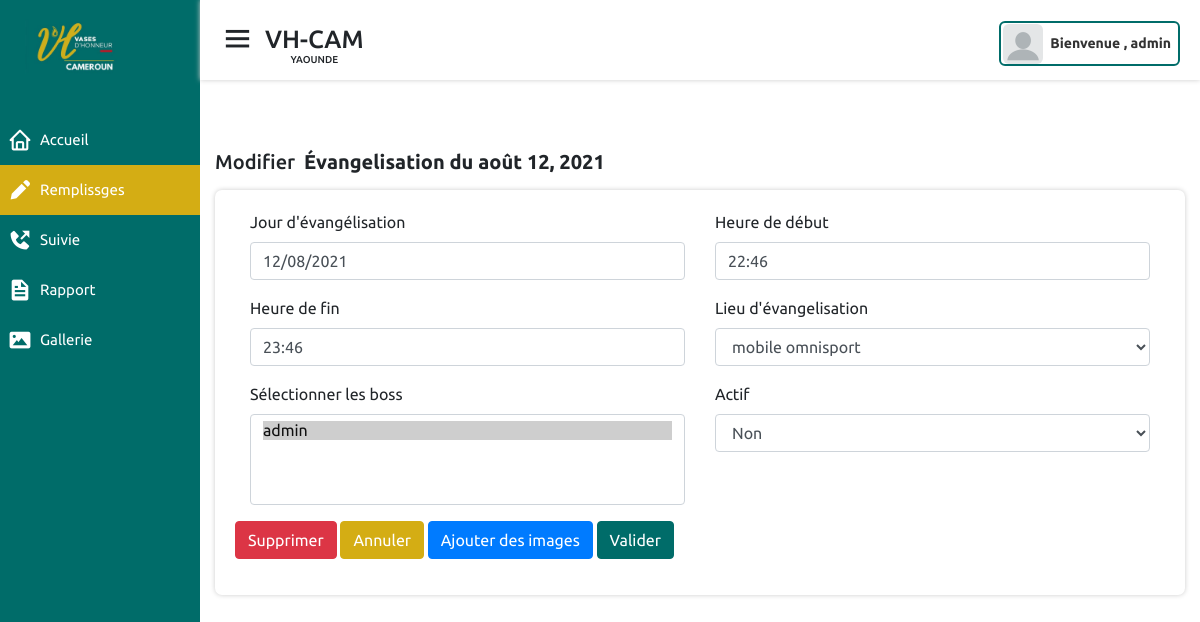
The app's page /evangelisations/remplissages/evangelisation/1/modifier (signed in) with its own data.
### remplissages/models.py (models this page shows, shortened)
class Evangelisation(models.Model):
    status = (
        ('oui', 'Oui'),
        ('non', 'Non')
    )
    day = models.DateField(verbose_name="Jour d'évangélisation", default=timezone.now)
    heure_de_debut = models.TimeField(default=timezone.now, verbose_name="Heure de début")
    heure_de_fin = models.TimeField(default=timezone.now, verbose_name="Heure de fin")
    site = models.ForeignKey(Site, related_name="evangelisations", verbose_name="Lieu d'évangelisation", on_delete=models.SET_NULL, blank=True,  null=True)
    author = models.ForeignKey(User, related_name='evangs',
                                on_delete=models.SET_NULL,
                                blank=True,
                                null=True,
                                verbose_name="créer par ")
    boss = models.ManyToManyField(User, related_name='participations', blank=True, verbose_name="Sélectionner les boss")
    observation = models.TextField(verbose_name="Observations", null=True, blank=True)
    actif = models.CharField(max_length=15, choices=status, default='non')

### remplissages/views.py (the view)
# urls.py: path('evangelisation/<int:pk>/modifier', views.change_rempl, name="change_rempl"),
@login_required
def change_rempl(request, pk):
    evang = None
    is_update = False
    form = None
    context = dict()
    try:
        evang = Evangelisation.objects.get(id=pk)
    except Evangelisation.DoesNotExist:
        raise Http404("Pages non disponible")
    if request.method == 'POST':
        form = EvangForm(instance=evang, data=request.POST)
        if form.is_valid():
            form.save()
            History.objects.create(
                user=request.user,
                content_object=f"{evang}",
                action_type="mise à jour de"
            )
            is_update = True
            context['is_update'] = is_update
            request.session['is_update_list'] = is_update
            request.session['evang_update'] = {'id':evang.id, 'evang_date':f"{evang.day.day}/{evang.day.month}/{evang.day.year}"}
            return redirect('rempl:liste_site')
    else:
        form = EvangForm(instance=evang)
    context['form'] = form
    context['evang'] = evang
    active = "index_rempl"
    context['active'] = active
    return render(request, 'remplissages/evang/update_evang.html', context)

### remplissages/forms.py (shortened to what this page needs)
class EvangForm(forms.ModelForm):
    class Meta:
        model = Evangelisation
        fields = ['day', 'heure_de_debut', 'heure_de_fin', 'site', 'boss', 'actif']

### remplissages/models.py (called while the page is built)
    def __str__(self):
        return self.nom_site_evangelisation

### remplissages/templates/remplissages/evang/update_evang.html (shortened to what this page needs)
{% extends 'base.html' %}
{% load widget_tweaks %}
{% block content %}
<div class="row">
    <div class="col-md-12">
        <div class="wrap_rempl">
            <h2 class="mb-3">Modifier<b class="pl-1"> Évangelisation du {{ evang.day }}</b></h2>
            <div class="rempl">
                <div class="rempl_descrip">
                    <form id="id_evang_form" action="{% url 'rempl:change_rempl' evang.id %}" method="POST">
                        <div class="row">
                            {% for field in form %}
                            <div class="col-md-6">
                                <div class="form-group {% if field.errors %}has-error{% endif %}">
                                    <label for="{{ field.id_for_label }}">{{field.label}}</label>
                                    {% render_field field class="form-control" %}
                                </div>
                            </div>
                            {% endfor %}
                        </div>
                        <div class="form-group">
                            <a href="{% url 'rempl:delete_rempl' evang.id %}" class="btn btn-danger btn-with">Supprimer</a>
                            <a href="{% url 'rempl:index_rempl' %}" class="btn btn-secondary btn-with">Annuler</a>
                            <a href="{% url 'gallerie:gallerie_add_image' evang.id %}" class="btn btn-primary btn-with">Ajouter des images</a>
                            <button type="submit" class="btn btn-success btn-with">Valider</button>
                        </div>
                    </form>
                </div>
            </div>
        </div>
    </div>
</div>
{% endblock %}

### templates/layout/navbar.html (shortened to what this page needs)
{% load static %}
<nav class="rapport_nav account_nav {% if active == 'gallerie' %}gallerie_nav{% endif %}">
    <div class="nav-bar-first">
        <div class="sidebar-button">
            <i class='bx bx-menu sibebarBtn'></i>
            <div class="navbar-head">
                <span class="dashboard">VH-CAM</span>
                <span style="font-size: 10px;position: relative;top: -7px;">YAOUNDE</span>
            </div>
        </div>
        <div class="profile-details">
            <img src="{% static 'images/profile.png' %}" alt="">
            <span class="admin_name">Bienvenue , {{request.user}}</span>
        </div>
    </div>
    <div class="rempl-infos-submit">
    </div>
</nav>

### static/css/style.css (style rules this page uses)
* { margin: 0; padding: 0; box-sizing: border-box; font-family: 'Ubuntu', sans-serif; }
body { min-height: 100vh; width: 100%; }
.home-section nav { position: fixed; width: calc(100% - 200px); z-index: 100; left: 200px; height: 80px; top: 0; right: 0; background: #fff; padding: 0 20px; display: flex; align-items: center; box-shadow: 0 0 5px #ccc; justify-content: space-between; flex-direction: column; transition: all .5s ease; }
nav .nav-bar-first { position: relative; top: 21px; display: flex; justify-content: space-between; width: 100%; }
.navbar-head { display: flex; align-items: center; flex-direction: column; }
.home-section nav .sidebar-button { display: flex; align-items: start; font-size: 25px; font-weight: 500; }
.home-section nav .sidebar-button i { font-size: 35px; margin-right: 10px ; }
.home-section nav .profile-details { position: relative; display: flex; align-items: center; height: 45px; min-width: 165px; border: 2px solid #006c69 !important; border-radius: 6px; padding: 0 0px 0 2px; }
nav .profile-details img { height: 40px; width: 40px; object-fit: cover; border-radius: 6px; }
nav .profile-details .admin_name { font-size: 14px; font-weight: 600; color: #333; margin: 0 7px; white-space: nowrap; }
.row { margin-right: 0 !important; margin-left: 0 !important; }
.btn-success { background: #006c69 !important; outline: none !important; border-color: #006c69 !important; }
.btn-secondary { background-color: #d4ad14 !important; border-color: #d4ad14 !important; outline: none !important; }

### remplissages/static/remplissages/css/remplissages.css (style rules this page uses)
h2 { font-size: 20px; padding: 0px 15px 0px 0px; }
.wrap_rempl { margin-top: 150px; }
.rempl { box-shadow: 0 0 5px#ccc; border: 5px solid #fff; background-color:#fff; border-radius: 7px; margin-bottom: 25px; }
.rempl_descrip { position: relative; }
.rempl-infos-submit { position: absolute; width: 100%; top: 82px; left: 0px; height: 30px;; z-index: -80; }
#id_evang_form { padding: 15px; }

### records on screen
Evangelisation: day "août 12, 2021", day "12/08/2021" "22:46" "23:46" "mobile omnisport" "Non"

### other values on screen
{{ request.user }} "admin"
{{ field.label }} "Jour d'évangélisation" "Heure de début" "Heure de fin" "Lieu d'évangelisation" "Sélectionner les boss" "Actif"
